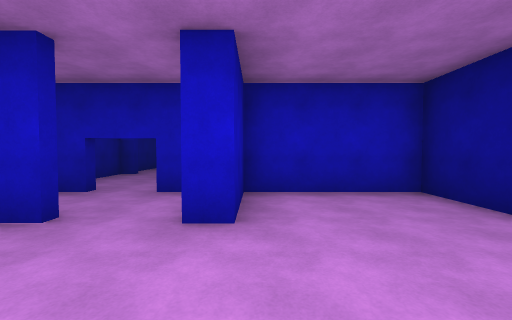
[1] (above)

21 first-person views from a walk through a Unity game level. The camera is 1.5 m above the floor, tilts 2° down and sees 90° across. The floor is counted in squares, 2 m on a side. Each view is taken from the middle of a square. On the plan, view 1 faces up. The plan holds only what a view shows up to about 9 squares ahead; the rest is blank. The place goes on beyond the plan. The player is left out. Door leaves are left out, so doorways stand open. Surface patterns are stand-ins for the level's own textures.

[2]
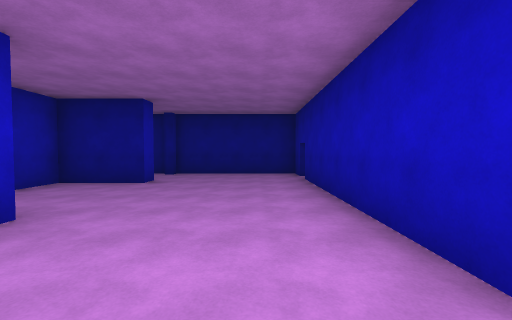

[3]
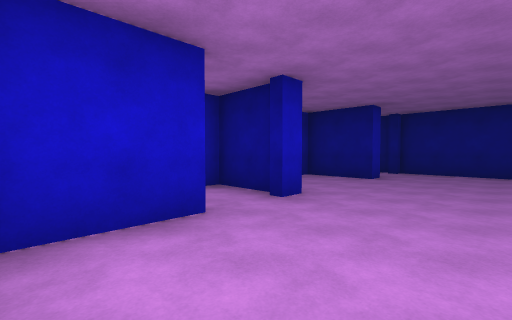

[4]
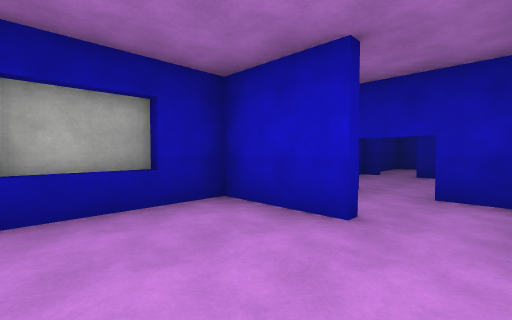

[5]
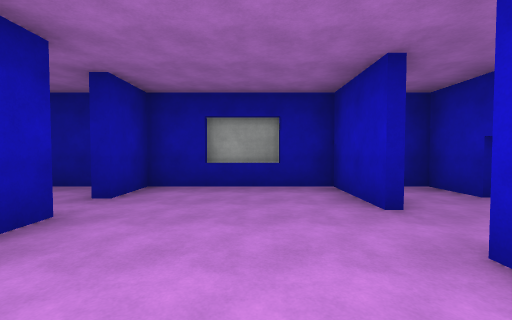

[6]
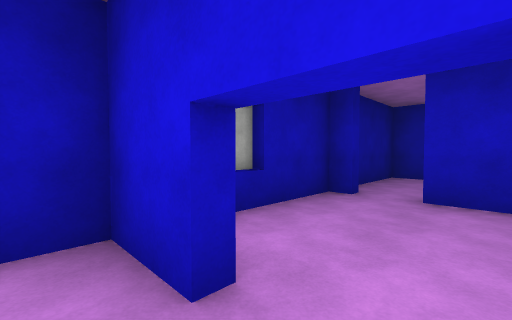

[7]
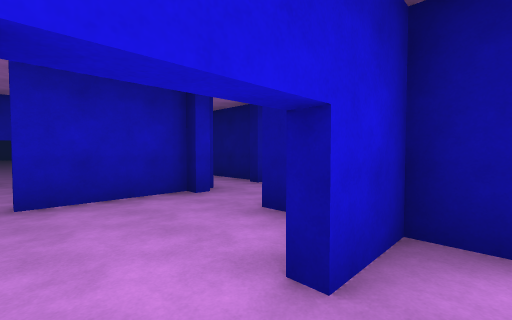

[8]
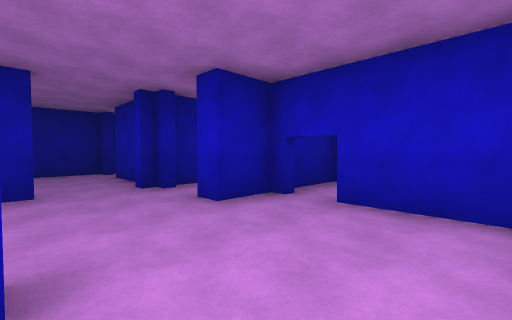

[9]
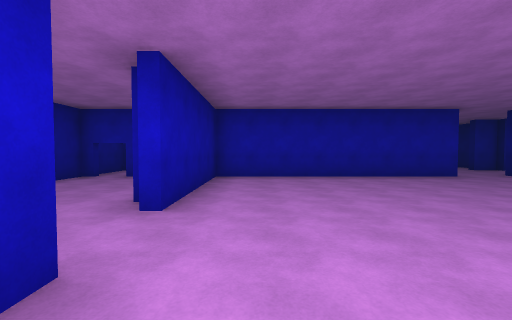

[10]
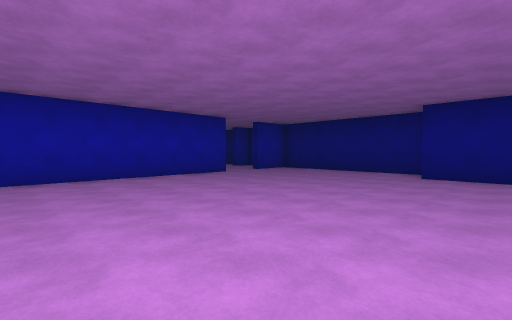

[11]
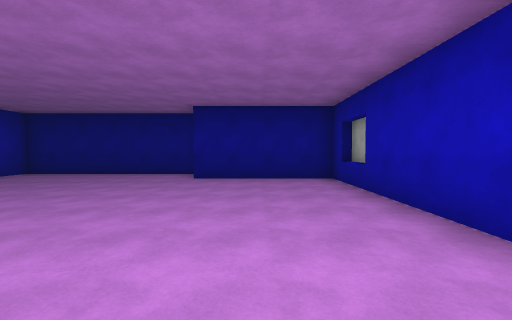

[12]
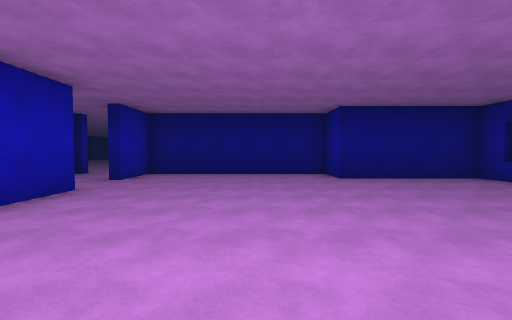

[13]
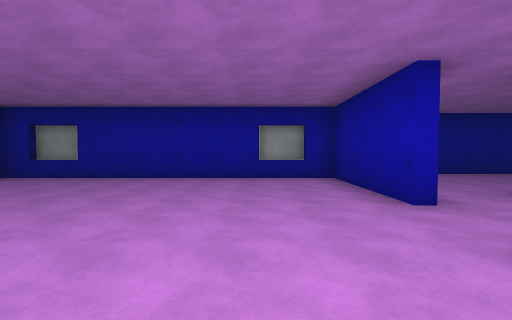

[14]
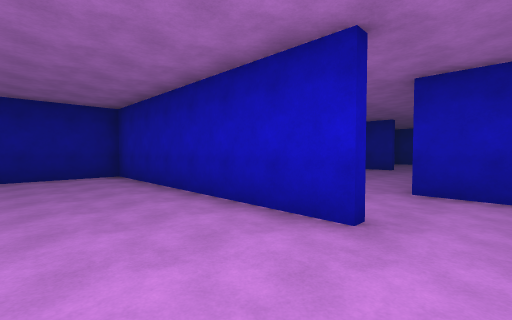

[15]
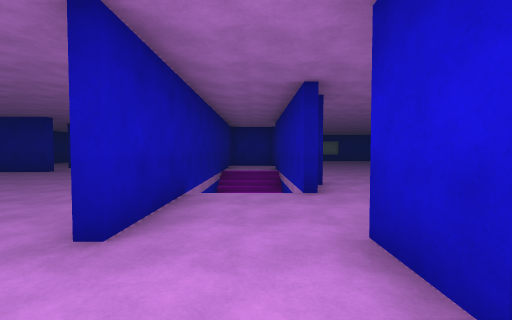

[16]
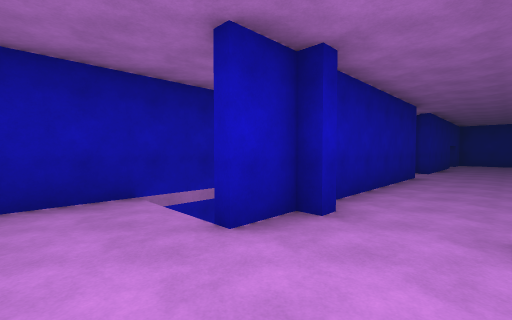

[17]
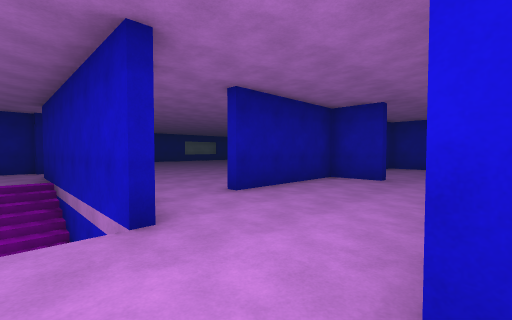

[18]
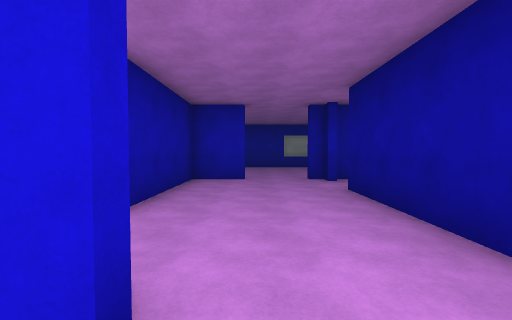

[19]
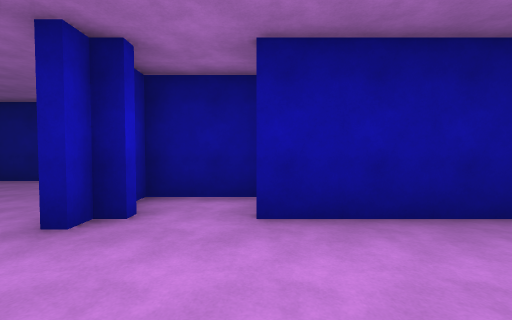

[20]
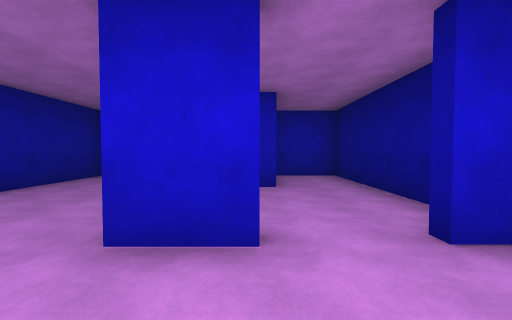

[21]
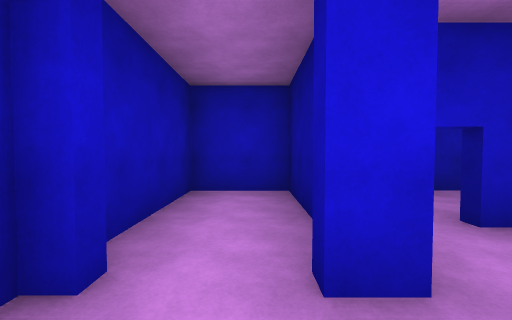

### Floor plan
Points are (right, up) in squares from view 1. A wall is a line through its corners. A room is listed if a view was taken in it or the views show most of it. See-through windows are left out.
Room 1 (views 1, 2, 3, 4, 5)
walls: (3.6, 2.6) (3, 2.6) (3, 4.7) (-0.2, 4.7) (-0.2, 2.6) (-0.9, 2.6); (-2.1, 2.6) (-4.4, 2.6) (-4.4, -1.3) (-3, -1.3); (-2, -1.3) (3.9, -1.3); (4.8, -1.3) (5.5, -1.3) (5.5, 2.6) (5.1, 2.6); (-4.6, 1.6) (-4.6, -0.1)
ways out: opening at (-2, 3) to room 2; opening at (4.5, 3) to room 3
Room 2 (views 6, 7)
walls: (-3, 4.7) (-4.4, 4.7) (-4.4, 3.9); (-0.5, 3.1) (-0.5, 4.7) (-1.9, 4.7)
ways out: opening at (-2, 3) to room 1; gap at (-2.5, 5) to room 8
Room 3 (views 8, 21)
walls: (-0.2, 6.4) (-0.2, 5.9); (2.4, 9.5) (1.9, 9.5) (1.9, 8.3) (1.2, 8.3); (5.5, 3) (5.5, 3.5); (-0.2, 8.4) (-0.2, 8) (-0.5, 8); (5.1, 9.5) (3.1, 9.5); (-0.5, 8.3) (-1.5, 8.3)
ways out: opening at (4.5, 3) to room 1; opening at (6, 4.5) to room 4; opening at (3, 10) to room 5; opening at (-1, 7) to room 8; opening at (1, 9) to room 9
Room 4 (views 9, 10, 11, 12, 13, 14)
walls: (13, 9.5) (5.8, 9.5) (5.8, 5.1); (5.8, 3.5) (5.8, -0.1) (15, -0.1) (15, 3.7) (16.4, 3.7) (16.4, 9.5) (14.6, 9.5); (13.1, -0.4) (14.4, -0.4); (6.6, -0.4) (8, -0.4)
ways out: opening at (6, 4.5) to room 3; opening at (13.5, 10) to room 5
Room 5 (views 15, 17, 18, 20)
walls: (8.8, 12) (3.8, 12); (6.1, 9.7) (13, 9.7); (14.1, 12) (12.8, 12); (1.9, 11.9) (1.9, 10.1)
ways out: opening at (3, 10) to room 3; opening at (13.5, 10) to room 4; opening at (11.5, 12) to room 6; opening at (15, 12) to room 7; opening at (16, 11); open door at (3, 12)
Room 6 (views 16, 19)
walls: (10.8, 17.8) (9.3, 17.8) (9.3, 14.1); (12.8, 12.8) (12.8, 16); (9.3, 12.5) (9.3, 12.1) (10.5, 12.1); (14.2, 15.9) (14.2, 17.8) (13.1, 17.8); (12.8, 17.8) (12.4, 17.8)
ways out: opening at (11.5, 12) to room 5; opening at (9, 13.5); opening at (11.5, 18)
Room 7 (no view inside)
walls: (14.5, 15.3) (14, 15.3); (16.4, 13.5) (16.4, 17.8) (14.6, 17.8)
ways out: opening at (15, 12) to room 5
Room 8 (no view inside)
walls: (-3.9, 8.3) (-4.4, 8.3) (-4.4, 6); (-4.6, 6.6) (-4.6, 6.1); (-1.5, 8.3) (-3, 8.3); (-0.5, 8) (-0.5, 8.3); (-0.5, 5.9) (-0.5, 6.4)
ways out: gap at (-2.5, 5) to room 2; opening at (-1, 7) to room 3
Room 9 (no view inside)
walls: (1.6, 8.8) (1.6, 11.8) (-0.2, 11.8) (-0.2, 8.6)
ways out: opening at (1, 9) to room 3

Positions as (right, up) in squares from view 1, and headings:
1: (0, 0), facing up
2: (-3, 0), facing right
3: (-4, 0), facing up-right
4: (-1, 0), facing up-left
5: (1, 1), facing left
6: (-2, 4), facing up-left
7: (-3, 4), facing up-right
8: (5, 6), facing up-left
9: (7, 2), facing up
10: (7, 2), facing up-right
11: (8, 2), facing right
12: (8, 6), facing right
13: (8, 7), facing down
14: (14, 7), facing up-left
15: (15, 11), facing left
16: (12, 14), facing down-left
17: (13, 11), facing up-left
18: (11, 11), facing up
19: (10, 16), facing right
20: (14, 10), facing up
21: (1, 7), facing up
